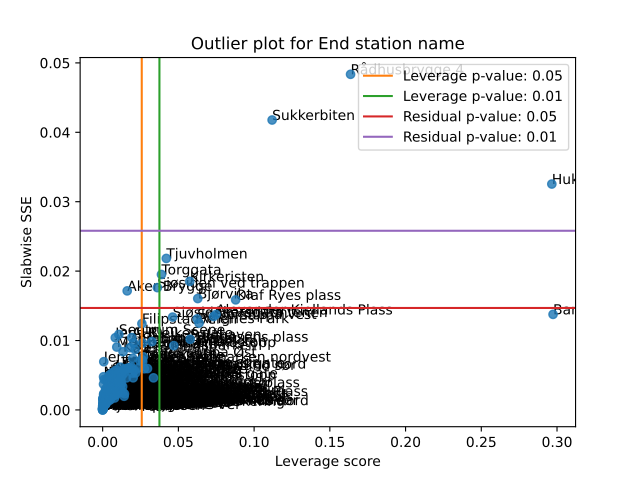

Source code (Python):
import matplotlib.pyplot as plt
from tensorly.decomposition import non_negative_parafac_hals
from tlviz.data import load_oslo_city_bike
from tlviz.postprocessing import postprocess
from tlviz.visualisation import outlier_plot
data = load_oslo_city_bike()
X = data.data
cp = non_negative_parafac_hals(X, 3, init="random")
cp = postprocess(cp, dataset=data, )
outlier_plot(
    cp, data, leverage_rules_of_thumb='p-value', residual_rules_of_thumb='p-value', p_value=[0.05, 0.01]
)
# Expected:
## <AxesSubplot: title={'center': 'Outlier plot for End station name'}, xlabel='Leverage score', ylabel='Slabwise SSE'>
plt.show()
